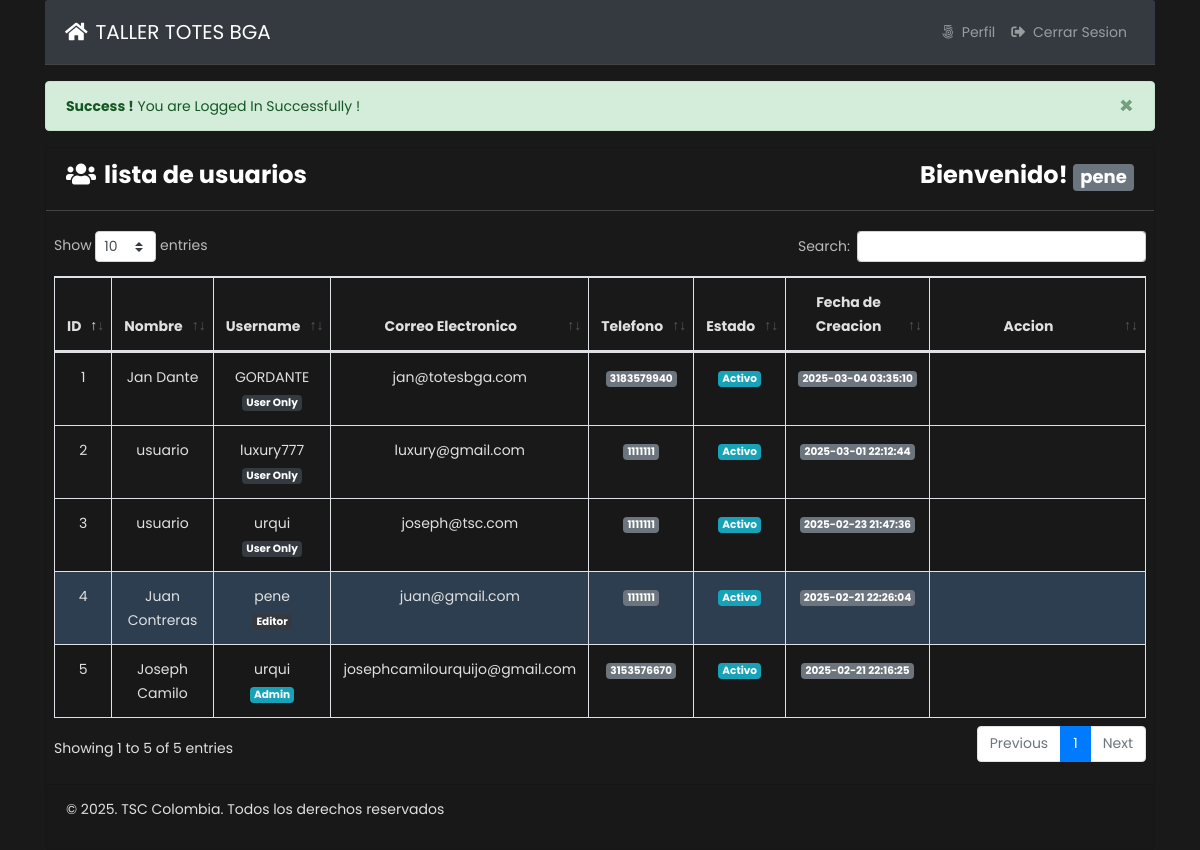
The page /index.php (signed in) on the database its author committed.
### tables this page shows
CREATE TABLE `tbl_users` (
  `id` int(11) NOT NULL,
  `name` varchar(255) DEFAULT NULL,
  `username` varchar(255) DEFAULT NULL,
  `email` varchar(255) DEFAULT NULL,
  `password` varchar(255) DEFAULT NULL,
  `mobile` varchar(25) DEFAULT NULL,
  `roleid` tinyint(4) DEFAULT NULL,
  `isActive` tinyint(4) DEFAULT 0,
  `created_at` timestamp NOT NULL DEFAULT current_timestamp(),
  `updated_at` timestamp NOT NULL DEFAULT current_timestamp()
);

### lib/Session.php (called while the page is built, shortened)
<?php
class Session{
  public static function get($key){
    if (isset($_SESSION[$key])) {
      return $_SESSION[$key];
    }else{
      return false;
    }
  }
}

### classes/Users.php (called while the page is built, shortened)
<?php
include 'lib/Database.php';
include_once 'lib/Session.php';
class Users{
  private $db;
  public function __construct(){
    $this->db = new Database();
  }
   public function formatDate($date){
      $strtime = strtotime($date);
    return date('Y-m-d H:i:s', $strtime);
   }
  public function selectAllUserData(){
    $sql = "SELECT * FROM tbl_users ORDER BY id DESC";
    $stmt = $this->db->pdo->prepare($sql);
    $stmt->execute();
    return $stmt->fetchAll(PDO::FETCH_OBJ);
  }
}

### lib/Database.php (called while the page is built, shortened)
<?php
class  Database{
  public $pdo;
  public function __construct(){
    if (!isset($this->pdo)) {
      try {
        $link = new PDO('mysql:host='.DB_HOST.'; dbname='.DB_NAME, DB_USER, DB_PASS);
        $link->setAttribute(PDO::ATTR_ERRMODE, PDO::ERRMODE_EXCEPTION);
        $link->exec("SET CHARACTER SET utf8");
        $this->pdo  =  $link;
      } catch (PDOException $e) {
        die("Connection error...".$e->getMessage());
      }
    }
  }
}

### index.php (the view, shortened to what this page needs)
<?php
include 'inc/header.php';
$logMsg = Session::get('logMsg');
if (isset($logMsg)) {
  echo $logMsg;
}
?>
<div class="card ">
  <div class="card-header">
    <h3 style="color: white; font-weight: bold;">
      <i class="fas fa-users mr-2"></i>lista de usuarios
      <span class="float-right">Bienvenido!
        <strong>
          <span class="badge badge-lg badge-secondary text-white">
            <?php
            $username = Session::get('username');
            if (isset($username)) {
              echo $username;
            }
            ?>
          </span>
        </strong>
      </span>
    </h3>
  </div>
  <div class="card-body pr-2 pl-2">
    <?php if (Session::get("roleid") == '3') { ?>
      <script type="text/javascript">
        window.location.href = "userindex.php";  // Redirige a index.html
    </script>
    <?php } else { ?>
        <table id="example" class="table table-striped table-bordered" style="width:100%">
            <style>
                .btn-ver {
                    background-color: #616161; /* Gris */
                    border-color: #616161;
                    color: white;
                }
                .btn-ver:hover {
                    background-color: #4b4b4b;
                    border-color: #4b4b4b;
                }
                .btn-editar {
                    background-color: #2196F3;
                    border-color: #2196F3;
                    color: white;
                }
                .btn-editar:hover {
                    background-color: #0056b3;
                    border-color: #004085;
                }
                .btn-eliminar {
                    background-color: #dc3545;
                    border-color: #dc3545;
                    color: white;
                }
                .btn-eliminar:hover {
                    background-color: #c82333;
                    border-color: #bd2130;
                }
                .btn-desactivar {
                    background-color: #ffc107;
                    border-color: #ffc107;
                    color: white;
                }
                .btn-desactivar:hover {
                    background-color: #e0a800;
                    border-color: #d39e00;
                }
            </style>
            <thead>
                <tr>
                    <th class="text-center">ID</th>
                    <th class="text-center">Nombre</th>
                    <th class="text-center">Username</th>
                    <th class="text-center">Correo Electronico</th>
                    <th class="text-center">Telefono</th>
                    <th class="text-center">Estado</th>
                    <th class="text-center">Fecha de Creacion</th>
                    <th width='25%' class="text-center">Accion</th>
                </tr>
            </thead>
            <tbody>
                <?php
                $allUser = $users->selectAllUserData();
                if ($allUser) {
                    $i = 0;
                    foreach ($allUser as $value) {
                        $i++;
                ?>
                <tr class="text-center" <?php if (Session::get("id") == $value->id) echo "style='background:#2c3e50'"; ?>>
                    <td><?php echo $i; ?></td>
                    <td><?php echo $value->name; ?></td>
                    <td><?php echo $value->username; ?> <br>
                        <?php if ($value->roleid == '1') {
                            echo "<span class='badge badge-lg badge-info text-white'>Admin</span>";
                        } elseif ($value->roleid == '2') {
                            echo "<span class='badge badge-lg badge-dark text-white'>Editor</span>";
                        } elseif ($value->roleid == '3') {
                            echo "<span class='badge badge-lg badge-dark text-white'>User Only</span>";
                        } ?>
                    </td>
                    <td><?php echo $value->email; ?></td>
                    <td><span class="badge badge-lg badge-secondary text-white"><?php echo $value->mobile; ?></span></td>
                    <td>
                        <?php if ($value->isActive == '0') { ?>
                            <span class="badge badge-lg badge-info text-white">Activo</span>
                        <?php } else { ?>
                            <span class="badge badge-lg badge-danger text-white">Inactivo</span>
                        <?php } ?>
                    </td>
                    <td><span class="badge badge-lg badge-secondary text-white"><?php echo $users->formatDate($value->created_at); ?></span></td>
                    <td>
                    </td>
                </tr>
                <?php }} else { ?>
                <tr class="text-center">
                    <td colspan="8">Usuario no disponible</td>
                </tr>
                <?php } ?>
            </tbody>
        </table>
    <?php } ?>
</div>
  <?php
  include 'inc/footer.php';
  ?>

### assets/style.css (style rules this page uses)
body { line-height: 24px; font-size: 14px; font-style: normal; font-weight: normal; visibility: visible; font-family: 'Poppins', sans-serif; color: #222; }
h1, h2, h3, h4, h5, h6 { color: #222; font-family: 'Poppins', sans-serif; font-weight: 400; margin-top: 0; }
h3 { font-size: 24px; line-height: 30px; }

### inc/header.php (style rules this page uses)
body { background-color: #191919; color: #e0e0e0; font-family: 'Poppins', sans-serif; }
.card { background-color: #191919; color: #e0e0e0; }
.card-header { background-color: #191919; border-bottom: 1px solid #444; }
.card-body { background-color: #191919; }

### rows shown on the page
tbl_users: name "Jan Dante", username "GORDANTE", shows "User Only", email "jan@totesbga.com", mobile "3183579940", isActive "Activo", created_at "2025-03-04 03:35:10"
tbl_users: name "usuario", username "luxury777", shows "User Only", email "luxury@gmail.com", mobile "1111111", isActive "Activo", created_at "2025-03-01 22:12:44"
tbl_users: name "usuario", username "urqui", shows "User Only", email "joseph@tsc.com", mobile "1111111", isActive "Activo", created_at "2025-02-23 21:47:36"
tbl_users: name "Juan Contreras", username "pene", shows "Editor", email "juan@gmail.com", mobile "1111111", isActive "Activo", created_at "2025-02-21 22:26:04"
tbl_users: name "Joseph Camilo", username "urqui", shows "Admin", email "josephcamilourquijo@gmail.com", mobile "3153576670", isActive "Activo", created_at "2025-02-21 22:16:25"

### other values the page prints
$logMsg "× Success ! You are Logged In Successfully !"
$username "pene"
